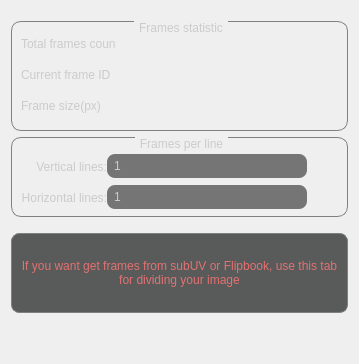
      <widget class="QWidget" name="tab_frames">
       <attribute name="title">
        <string>Frames</string>
       </attribute>
       <layout class="QGridLayout" name="gridLayout_26">
        <item row="2" column="0">
         <widget class="QGroupBox" name="grb_frames_count">
          <property name="minimumSize">
           <size>
            <width>145</width>
            <height>80</height>
           </size>
          </property>
          <property name="maximumSize">
           <size>
            <width>16777215</width>
            <height>80</height>
           </size>
          </property>
          <property name="layoutDirection">
           <enum>Qt::LeftToRight</enum>
          </property>
          <property name="styleSheet">
           <string notr="true">QGroupBox {
    border: 1px solid gray;
    border-radius: 10px;
    margin-top: 1ex; /* leave space at the top for the title */
}
QGroupBox::title {
	color: rgb(203, 203, 203);
	subcontrol-origin: margin;
    subcontrol-position: top center; /* position at the top center */
    padding: 0 3px;
}
</string>
          </property>
          <property name="title">
           <string>Frames per line</string>
          </property>
          <property name="alignment">
           <set>Qt::AlignCenter</set>
          </property>
          <layout class="QGridLayout" name="gridLayout_27">
           <property name="leftMargin">
            <number>0</number>
           </property>
           <property name="topMargin">
            <number>10</number>
           </property>
           <property name="rightMargin">
            <number>0</number>
           </property>
           <property name="bottomMargin">
            <number>0</number>
           </property>
           <property name="spacing">
            <number>0</number>
           </property>
           <item row="1" column="0">
            <widget class="QFrame" name="fr_horizontal_line">
             <property name="minimumSize">
              <size>
               <width>120</width>
               <height>25</height>
              </size>
             </property>
             <property name="maximumSize">
              <size>
               <width>16777215</width>
               <height>25</height>
              </size>
             </property>
             <property name="frameShape">
              <enum>QFrame::NoFrame</enum>
             </property>
             <property name="frameShadow">
              <enum>QFrame::Raised</enum>
             </property>
             <layout class="QGridLayout" name="gridLayout_15">
              <property name="leftMargin">
               <number>0</number>
              </property>
              <property name="topMargin">
               <number>0</number>
              </property>
              <property name="rightMargin">
               <number>0</number>
              </property>
              <property name="bottomMargin">
               <number>0</number>
              </property>
              <property name="spacing">
               <number>0</number>
              </property>
              <item row="0" column="0">
               <widget class="QLabel" name="l_vertical_count">
                <property name="minimumSize">
                 <size>
                  <width>95</width>
                  <height>25</height>
                 </size>
                </property>
                <property name="maximumSize">
                 <size>
                  <width>95</width>
                  <height>25</height>
                 </size>
                </property>
                <property name="styleSheet">
                 <string notr="true">QLabel{	color: rgb(203, 203, 203);}</string>
                </property>
                <property name="text">
                 <string>Horizontal lines:</string>
                </property>
                <property name="alignment">
                 <set>Qt::AlignRight|Qt::AlignTrailing|Qt::AlignVCenter</set>
                </property>
                <property name="margin">
                 <number>8</number>
                </property>
               </widget>
              </item>
              <item row="0" column="1">
               <widget class="QSpinBox" name="sb_horizontal_line">
                <property name="minimumSize">
                 <size>
                  <width>200</width>
                  <height>24</height>
                 </size>
                </property>
                <property name="maximumSize">
                 <size>
                  <width>220</width>
                  <height>24</height>
                 </size>
                </property>
                <property name="styleSheet">
                 <string notr="true">QSpinBox{
color: rgb(203, 203, 203);
background-color: rgb(117, 117, 117);
border-radius: 8px;
padding: 5px;
}</string>
                </property>
                <property name="buttonSymbols">
                 <enum>QAbstractSpinBox::NoButtons</enum>
                </property>
                <property name="accelerated">
                 <bool>false</bool>
                </property>
                <property name="minimum">
                 <number>1</number>
                </property>
                <property name="maximum">
                 <number>100</number>
                </property>
               </widget>
              </item>
              <item row="0" column="2">
               <spacer name="horizontalSpacer_12">
                <property name="orientation">
                 <enum>Qt::Horizontal</enum>
                </property>
                <property name="sizeHint" stdset="0">
                 <size>
                  <width>40</width>
                  <height>20</height>
                 </size>
                </property>
               </spacer>
              </item>
             </layout>
            </widget>
           </item>
           <item row="0" column="0">
            <widget class="QFrame" name="fr_vertical_line">
             <property name="minimumSize">
              <size>
               <width>120</width>
               <height>25</height>
              </size>
             </property>
             <property name="maximumSize">
              <size>
               <width>16777215</width>
               <height>25</height>
              </size>
             </property>
             <property name="frameShape">
              <enum>QFrame::NoFrame</enum>
             </property>
             <property name="frameShadow">
              <enum>QFrame::Raised</enum>
             </property>
             <layout class="QGridLayout" name="gridLayout_16">
              <property name="leftMargin">
               <number>0</number>
              </property>
              <property name="topMargin">
               <number>0</number>
              </property>
              <property name="rightMargin">
               <number>0</number>
              </property>
              <property name="bottomMargin">
               <number>0</number>
              </property>
              <property name="spacing">
               <number>0</number>
              </property>
              <item row="0" column="0">
               <widget class="QLabel" name="l_vertical_line">
                <property name="minimumSize">
                 <size>
                  <width>95</width>
                  <height>25</height>
                 </size>
                </property>
                <property name="maximumSize">
                 <size>
                  <width>95</width>
                  <height>25</height>
                 </size>
                </property>
                <property name="styleSheet">
                 <string notr="true">QLabel{	color: rgb(203, 203, 203);}</string>
                </property>
                <property name="text">
                 <string>Vertical lines:</string>
                </property>
                <property name="alignment">
                 <set>Qt::AlignRight|Qt::AlignTrailing|Qt::AlignVCenter</set>
                </property>
                <property name="margin">
                 <number>8</number>
                </property>
               </widget>
              </item>
              <item row="0" column="1">
               <widget class="QSpinBox" name="sb_vertical_line">
                <property name="minimumSize">
                 <size>
                  <width>200</width>
                  <height>24</height>
                 </size>
                </property>
                <property name="maximumSize">
                 <size>
                  <width>220</width>
                  <height>24</height>
                 </size>
                </property>
                <property name="styleSheet">
                 <string notr="true">QSpinBox{
color: rgb(203, 203, 203);
background-color: rgb(117, 117, 117);
border-radius: 8px;
padding: 5px;
}</string>
                </property>
                <property name="buttonSymbols">
                 <enum>QAbstractSpinBox::NoButtons</enum>
                </property>
                <property name="minimum">
                 <number>1</number>
                </property>
                <property name="maximum">
                 <number>100</number>
                </property>
               </widget>
              </item>
              <item row="0" column="2">
               <spacer name="horizontalSpacer_11">
                <property name="orientation">
                 <enum>Qt::Horizontal</enum>
                </property>
                <property name="sizeHint" stdset="0">
                 <size>
                  <width>40</width>
                  <height>20</height>
                 </size>
                </property>
               </spacer>
              </item>
             </layout>
            </widget>
           </item>
          </layout>
         </widget>
        </item>
        <item row="4" column="0">
         <widget class="QLabel" name="l_frames_tab_warning">
          <property name="minimumSize">
           <size>
            <width>0</width>
            <height>80</height>
           </size>
          </property>
          <property name="maximumSize">
           <size>
            <width>16777215</width>
            <height>80</height>
           </size>
          </property>
          <property name="styleSheet">
           <string notr="true">QLabel{
color: rgb(226, 113, 113);
background-color: rgb(89, 90, 90);
border-radius: 8px;
padding: 5px;
border: 1px solid gray;
}</string>
          </property>
          <property name="text">
           <string>If you want get frames from subUV or Flipbook, use this tab for dividing your image</string>
          </property>
          <property name="textFormat">
           <enum>Qt::AutoText</enum>
          </property>
          <property name="scaledContents">
           <bool>false</bool>
          </property>
          <property name="alignment">
           <set>Qt::AlignCenter</set>
          </property>
          <property name="wordWrap">
           <bool>true</bool>
          </property>
          <property name="margin">
           <number>10</number>
          </property>
         </widget>
        </item>
        <item row="5" column="0">
         <spacer name="verticalSpacer">
          <property name="orientation">
           <enum>Qt::Vertical</enum>
          </property>
          <property name="sizeHint" stdset="0">
           <size>
            <width>20</width>
            <height>40</height>
           </size>
          </property>
         </spacer>
        </item>
        <item row="1" column="0">
         <widget class="QGroupBox" name="gb_frames_statistic">
          <property name="minimumSize">
           <size>
            <width>145</width>
            <height>110</height>
           </size>
          </property>
          <property name="maximumSize">
           <size>
            <width>16777215</width>
            <height>110</height>
           </size>
          </property>
          <property name="styleSheet">
           <string notr="true">QGroupBox {
    border: 1px solid gray;
    border-radius: 10px;
    margin-top: 1ex; /* leave space at the top for the title */
}
QGroupBox::title {
	color: rgb(203, 203, 203);
	subcontrol-origin: margin;
    subcontrol-position: top center; /* position at the top center */
    padding: 0 3px;
}
</string>
          </property>
          <property name="title">
           <string>Frames statistic</string>
          </property>
          <property name="alignment">
           <set>Qt::AlignCenter</set>
          </property>
          <layout class="QGridLayout" name="gridLayout_28">
           <item row="0" column="0">
            <widget class="QFrame" name="fr_total_frames_count">
             <property name="minimumSize">
              <size>
               <width>140</width>
               <height>25</height>
              </size>
             </property>
             <property name="maximumSize">
              <size>
               <width>16777215</width>
               <height>25</height>
              </size>
             </property>
             <property name="frameShape">
              <enum>QFrame::NoFrame</enum>
             </property>
             <property name="frameShadow">
              <enum>QFrame::Raised</enum>
             </property>
             <layout class="QGridLayout" name="gridLayout_13">
              <property name="leftMargin">
               <number>0</number>
              </property>
              <property name="topMargin">
               <number>0</number>
              </property>
              <property name="rightMargin">
               <number>0</number>
              </property>
              <property name="bottomMargin">
               <number>0</number>
              </property>
              <property name="spacing">
               <number>0</number>
              </property>
              <item row="0" column="0">
               <widget class="QLabel" name="l_total_frames_count">
                <property name="minimumSize">
                 <size>
                  <width>95</width>
                  <height>25</height>
                 </size>
                </property>
                <property name="maximumSize">
                 <size>
                  <width>95</width>
                  <height>25</height>
                 </size>
                </property>
                <property name="styleSheet">
                 <string notr="true">QLabel{	color: rgb(203, 203, 203);}</string>
                </property>
                <property name="text">
                 <string>Total frames count:</string>
                </property>
               </widget>
              </item>
              <item row="0" column="1">
               <widget class="QLabel" name="l_t_total_frames_count">
                <property name="minimumSize">
                 <size>
                  <width>80</width>
                  <height>25</height>
                 </size>
                </property>
                <property name="maximumSize">
                 <size>
                  <width>16777215</width>
                  <height>25</height>
                 </size>
                </property>
                <property name="styleSheet">
                 <string notr="true">QLabel{	color: rgb(203, 203, 203);}</string>
                </property>
                <property name="text">
                 <string/>
                </property>
               </widget>
              </item>
             </layout>
            </widget>
           </item>
           <item row="1" column="0">
            <widget class="QFrame" name="fr_current_frame_id">
             <property name="minimumSize">
              <size>
               <width>140</width>
               <height>25</height>
              </size>
             </property>
             <property name="maximumSize">
              <size>
               <width>16777215</width>
               <height>25</height>
              </size>
             </property>
             <property name="frameShape">
              <enum>QFrame::NoFrame</enum>
             </property>
             <property name="frameShadow">
              <enum>QFrame::Raised</enum>
             </property>
             <layout class="QGridLayout" name="gridLayout_29">
              <property name="leftMargin">
               <number>0</number>
              </property>
              <property name="topMargin">
               <number>0</number>
              </property>
              <property name="rightMargin">
               <number>0</number>
              </property>
              <property name="bottomMargin">
               <number>0</number>
              </property>
              <property name="spacing">
               <number>0</number>
              </property>
              <item row="0" column="0">
               <widget class="QLabel" name="l_current_frame_id">
                <property name="minimumSize">
                 <size>
                  <width>90</width>
                  <height>25</height>
                 </size>
                </property>
                <property name="maximumSize">
                 <size>
                  <width>90</width>
                  <height>25</height>
                 </size>
                </property>
                <property name="styleSheet">
                 <string notr="true">QLabel{	color: rgb(203, 203, 203);}</string>
                </property>
                <property name="text">
                 <string>Current frame ID:</string>
                </property>
               </widget>
              </item>
              <item row="0" column="1">
               <widget class="QLabel" name="l_t_current_frame_id">
                <property name="minimumSize">
                 <size>
                  <width>80</width>
                  <height>25</height>
                 </size>
                </property>
                <property name="maximumSize">
                 <size>
                  <width>16777215</width>
                  <height>25</height>
                 </size>
                </property>
                <property name="styleSheet">
                 <string notr="true">QLabel{	color: rgb(203, 203, 203);}</string>
                </property>
                <property name="text">
                 <string/>
                </property>
               </widget>
              </item>
             </layout>
            </widget>
           </item>
           <item row="2" column="0">
            <widget class="QFrame" name="fr_frame_size_px">
             <property name="minimumSize">
              <size>
               <width>140</width>
               <height>25</height>
              </size>
             </property>
             <property name="maximumSize">
              <size>
               <width>16777215</width>
               <height>25</height>
              </size>
             </property>
             <property name="frameShape">
              <enum>QFrame::NoFrame</enum>
             </property>
             <property name="frameShadow">
              <enum>QFrame::Raised</enum>
             </property>
             <layout class="QGridLayout" name="gridLayout_31">
              <property name="leftMargin">
               <number>0</number>
              </property>
              <property name="topMargin">
               <number>0</number>
              </property>
              <property name="rightMargin">
               <number>0</number>
              </property>
              <property name="bottomMargin">
               <number>0</number>
              </property>
              <property name="spacing">
               <number>0</number>
              </property>
              <item row="0" column="0">
               <widget class="QLabel" name="l_frame_size_px">
                <property name="minimumSize">
                 <size>
                  <width>80</width>
                  <height>25</height>
                 </size>
                </property>
                <property name="maximumSize">
                 <size>
                  <width>80</width>
                  <height>25</height>
                 </size>
                </property>
                <property name="styleSheet">
                 <string notr="true">QLabel{	color: rgb(203, 203, 203);}</string>
                </property>
                <property name="text">
                 <string>Frame size(px):</string>
                </property>
               </widget>
              </item>
              <item row="0" column="1">
               <widget class="QLabel" name="l_t_frame_size_px">
                <property name="minimumSize">
                 <size>
                  <width>80</width>
                  <height>25</height>
                 </size>
                </property>
                <property name="maximumSize">
                 <size>
                  <width>16777215</width>
                  <height>25</height>
                 </size>
                </property>
                <property name="styleSheet">
                 <string notr="true">QLabel{	color: rgb(203, 203, 203);}</string>
                </property>
                <property name="text">
                 <string/>
                </property>
               </widget>
              </item>
             </layout>
            </widget>
           </item>
          </layout>
         </widget>
        </item>
        <item row="0" column="0">
         <spacer name="verticalSpacer_7">
          <property name="orientation">
           <enum>Qt::Vertical</enum>
          </property>
          <property name="sizeType">
           <enum>QSizePolicy::Fixed</enum>
          </property>
          <property name="sizeHint" stdset="0">
           <size>
            <width>20</width>
            <height>10</height>
           </size>
          </property>
         </spacer>
        </item>
        <item row="3" column="0">
         <spacer name="verticalSpacer_9">
          <property name="orientation">
           <enum>Qt::Vertical</enum>
          </property>
          <property name="sizeType">
           <enum>QSizePolicy::Fixed</enum>
          </property>
          <property name="sizeHint" stdset="0">
           <size>
            <width>20</width>
            <height>10</height>
           </size>
          </property>
         </spacer>
        </item>
       </layout>
      </widget>
